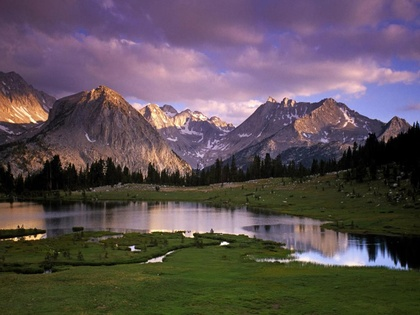
%> input picture Histogram Equalization in loop/landscape-9.jpg, 420 x 315 px, shrunk from 1024 x 768 before the run
$ octave Histogram_Equalization_RGB_1411113.m   (GNU Octave 9; MATLAB toolbox functions it lacks are replaced by stand-ins)
%> lines starting %> are read from the running program, lines starting %| are printed output that depends on the picture
clear;

noOfIterations=5;

mainImg=imread('landscape-9.jpg');
%> mainImg is the input picture: size 315x420x3 uint8; mean R, G, B 92.2, 80.4, 85.3
figure(1);
subplot(1,3,1)
imshow(mainImg);
title('Input image');

[row,col,dim]=size(mainImg);
%> row = 315; col = 420; dim = 3

% initialize histogram, pdf, cdf arrays
index=0:255;
origHistogram=zeros(3,256);  % histogram of input B/W image
pdf=zeros(3,256);            % Normalized input histogram
cdf=zeros(3,256);            % Cumulative Distribution Function
equalizedHistogram=zeros(3,256); % Output histogram
outputMap=zeros(3,256); % Output histogram

% Read B/W imagr and count no of pixels having corresponding gray value
% i.e. generate input histogram
for dim=1:3
    for i=1:row
        for j=1:col
            origHistogram(dim,mainImg(i,j,dim)+1)=origHistogram(dim,mainImg(i,j,dim)+1)+1; % This will add 1 to gray level bwImg(i,j) in origHistogram
            % Here +1 is done because range of gray levels is 0-255 but MATLAB
            % array index starts from 1
        end
    end
end
%> after the loop, origHistogram = 256 columns, first 8: [1438 715 632 523 415 396 346 372; 1445 704 651 554 418 368 358 370; 2358 810 818 748 637 651 665 679]


noOfPixels=row*col;
%> noOfPixels = 132300

% Calculate pdf, cdf and output values
for dim=1:3
    for i=1:256
        pdf(dim,i)=origHistogram(dim,i)/noOfPixels;
        if(i==1)
            cdf(dim,i)=pdf(dim,i);
        else
            cdf(dim,i)=cdf(dim,i-1)+pdf(dim,i);
        end
        outputMap(dim,i)=round(cdf(dim,i)*255,0);
    end
end
%> after the loop, cdf = 256 columns, first 8: [0.0109 0.0163 0.0211 0.025 0.0281 0.0311 0.0337 0.0366; 0.0109 0.0162 0.0212 0.0254 0.0285 0.0313 0.034 0.0368; 0.0178 0.0239 0.0301 0.0358 0.0406 0.0455 0.0505 0.0557]; outputMap = 256 columns, first 8: [3 4 5 6 7 8 9 9; 3 4 5 6 7 8 9 9; 5 6 8 9 10 12 13 14]; pdf = 256 columns, first 8: [0.0109 0.0054 0.00478 0.00395 0.00314 0.00299 0.00262 0.00281; 0.0109 0.00532 0.00492 0.00419 0.00316 0.00278 0.00271 0.0028; 0.0178 0.00612 0.00618 0.00565 0.00481 0.00492 0.00503 0.00513]

figure(2);
subplot(2,3,1)
stem(index,origHistogram(1,:));
title('I/P Histogram');

figure(2);
subplot(2,3,2)
plot(index,pdf(1,:));
title('PDF');

figure(2);
subplot(2,3,3)
plot(index,cdf(1,:));
title('CDF');

figure(2);
subplot(2,3,4)
plot(index,outputMap(1,:));
title('s v/s r');


% Calculate output histogram
for dim=1:3
    for i=1:256
        equalizedHistogram(dim,outputMap(dim,i)+1)=equalizedHistogram(dim,outputMap(dim,i)+1)+origHistogram(dim,outputMap(dim,i)+1);
    end
end
%> after the loop, equalizedHistogram = 256 columns, first 8: [0 0 0 523 415 396 346 372; 0 0 0 554 418 368 358 370; 0 0 0 0 0 651 665 0]

figure(2);
subplot(2,3,5)
stem(index,equalizedHistogram(1,:));
title('Equalized Histogram');
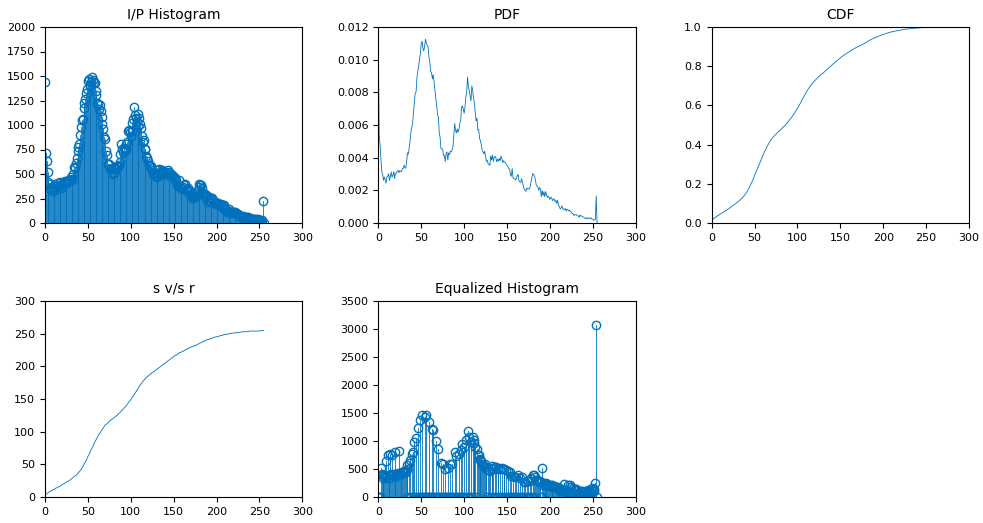
%> figure redrawn from the program's plot data, 5 panels; panel 1: highest point at x = 55, y = 1488; panel 2: curve peaks at x = 55, y = 0.0112; panel 3: curve peaks at x = 254, y = 1; panel 4: curve peaks at x = 252, y = 255

for dim=1:3
    for i=1:row
        for j=1:col
            OPImage(i,j,dim)=outputMap(dim,mainImg(i,j,dim)+1);
        end
    end
end
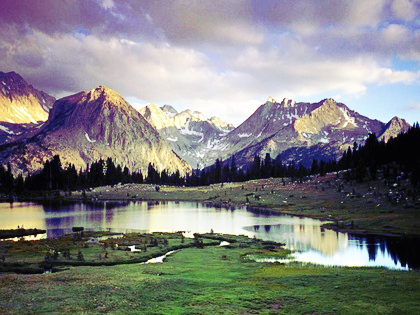
%> OPImage: size 315x420x3 double; mean R, G, B 128.2, 128.5, 128.4

figure(1);
OPImage=uint8(OPImage);
%> OPImage: size 315x420x3 uint8
subplot(1,3,3)
imshow(OPImage);
title('Equalized image');
